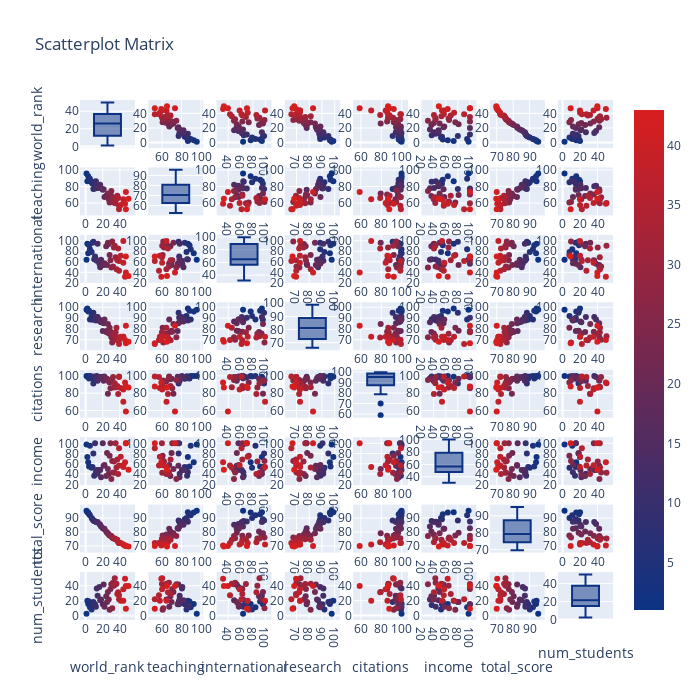

The notebook cell saved with this chart:
### Code cell
# import figure factory
import plotly.figure_factory as ff
df2 = df[['world_rank','teaching','international','research','citations','income', 'total_score','num_students']]
# prepare data
df2['index']= np.arange(1, len(df2)+1) # ajout d'une colonne index pour avoir la nuance des couleurs à droite du graphe 
# scatter matrix
fig = ff.create_scatterplotmatrix(df2, diag='box',index = 'index',colormap='Portland',colormap_type='cat',height=700, width=700)
iplot(fig)
